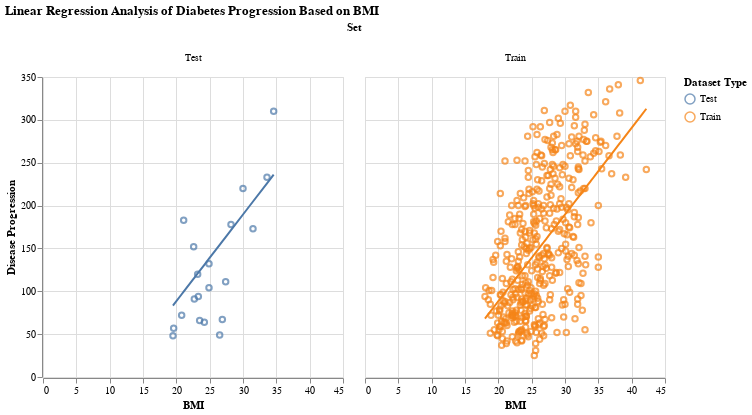

The cell this chart's notebook holds for it:
### Code cell
import pandas as pd
from sklearn.model_selection import train_test_split
from sklearn.linear_model import LinearRegression
from sklearn.metrics import mean_squared_error, r2_score
import matplotlib.pyplot as plt

# Load the dataset
df = pd.read_csv('diabetes.tab.tsv', sep='\t')

# Assuming that the feature and target columns need to be specified
X = df[['BMI']]  # 'bmi' as an example feature column
y = df['Y']  # 'response' as an example target column

# Split the data into training and testing sets
X_train, X_test, y_train, y_test = train_test_split(X, y, test_size=20, shuffle=False)
# Initialize and train the Linear Regression model
regressor = LinearRegression()
regressor.fit(X_train, y_train)

# Predict on the test set
y_pred = regressor.predict(X_test)

# Calculate mean squared error and coefficient of determination
mse = mean_squared_error(y_test, y_pred)
r2 = r2_score(y_test, y_pred)

print(f"Mean squared error: {mse:.2f}")
print(f"Coefficient of determination: {r2:.2f}")
# Create DataFrames for the training and test sets with predictions
train_df = pd.DataFrame({
    'BMI': X_train.squeeze(),
    'Disease Progression': y_train,
    'Set': 'Train',
    'Prediction': regressor.predict(X_train)
})

test_df = pd.DataFrame({
    'BMI': X_test.squeeze(),  # Ensure it's a 1D array if necessary
    'Disease Progression': y_test,
    'Set': 'Test',
    'Prediction': y_pred
})

# Combine the datasets
full_df = pd.concat([train_df, test_df])

import altair as alt

# Base chart for actual data points
points = alt.Chart(full_df).mark_point().encode(
    x=alt.X('BMI', title='BMI'),
    y=alt.Y('Disease Progression', title='Disease Progression'),
    color=alt.Color('Set', legend=alt.Legend(title="Dataset Type")),
    tooltip=['BMI', 'Disease Progression', 'Set']
)

# Line chart for predictions
predictions = alt.Chart(full_df).mark_line().encode(
    x='BMI',
    y='Prediction',
    color=alt.Color('Set', legend=alt.Legend(title="Dataset Type")),
    detail='Set'
)

# Combine the points and lines into one chart
chart = alt.layer(points, predictions).facet(
    column='Set:N'
).properties(
    title="Linear Regression Analysis of Diabetes Progression Based on BMI"
)

# Display the chart
chart

### Figure 1 — Vega-Lite specification as saved in the notebook (floating-point values rounded to 4 significant figures; data arrays with more than 128 entries replaced by an {"elided": "..."} marker saying what was removed)
{"config": {"view": {"continuousWidth": 300, "continuousHeight": 300}}, "data": {"name": "data-a11f27dc2e2ea19a931ae454bb68aafe"}, "facet": {"column": {"field": "Set", "type": "nominal"}}, "spec": {"layer": [{"mark": {"type": "point"}, "encoding": {"color": {"field": "Set", "legend": {"title": "Dataset Type"}, "type": "nominal"}, "tooltip": [{"field": "BMI", "type": "quantitative"}, {"field": "Disease Progression", "type": "quantitative"}, {"field": "Set", "type": "nominal"}], "x": {"field": "BMI", "title": "BMI", "type": "quantitative"}, "y": {"field": "Disease Progression", "title": "Disease Progression", "type": "quantitative"}}}, {"mark": {"type": "line"}, "encoding": {"color": {"field": "Set", "legend": {"title": "Dataset Type"}, "type": "nominal"}, "detail": {"field": "Set", "type": "nominal"}, "x": {"field": "BMI", "type": "quantitative"}, "y": {"field": "Prediction", "type": "quantitative"}}}]}, "title": "Linear Regression Analysis of Diabetes Progression Based on BMI", "$schema": "https://vega.github.io/schema/vega-lite/v5.20.1.json", "datasets": {"data-a11f27dc2e2ea19a931ae454bb68aafe": {"elided": "442 records"}}}
